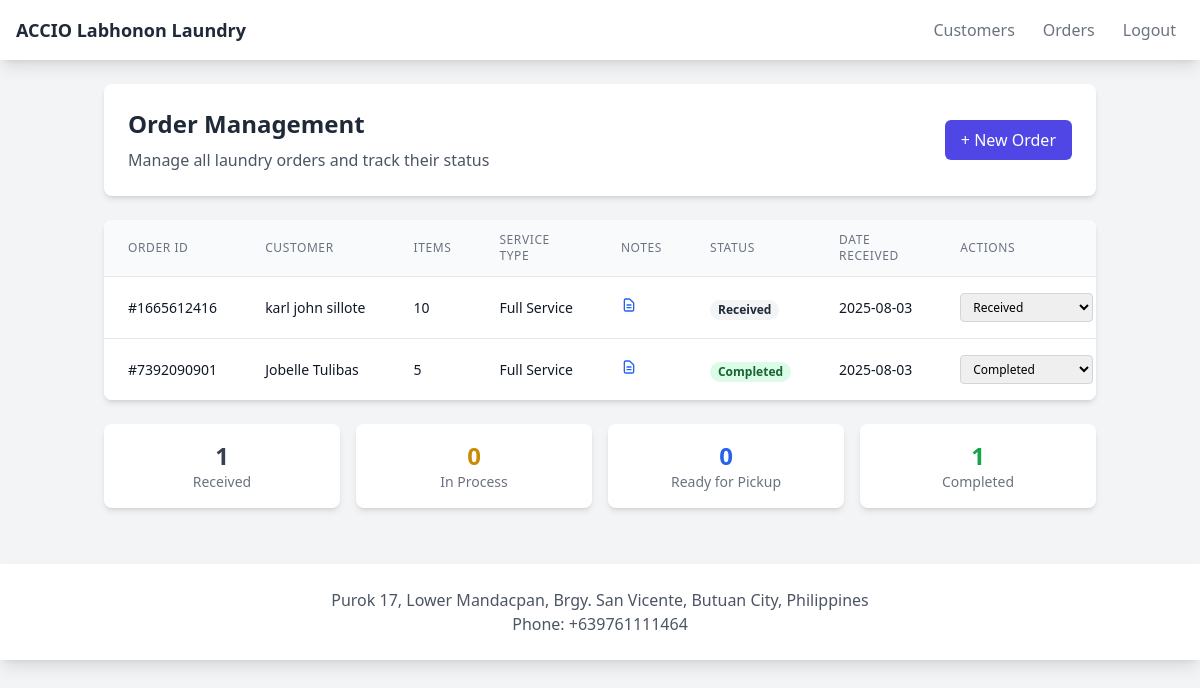
The app's page /order/list (signed in) with its own data.
### app/models.py (models this page shows)
class Order(db.Model):
    id = db.Column(db.Integer, primary_key=True)
    order_id = db.Column(db.String(10), unique=True)
    customer_id = db.Column(db.Integer, db.ForeignKey('customer.id'), nullable=False)
    item_count = db.Column(db.Integer)
    service_type = db.Column(db.String(50))  # Wash/Dry/Fold/Iron
    status = db.Column(db.String(20))  # Received, In Process, Ready for Pickup, Completed
    notes = db.Column(db.Text)  # Description of clothes/items
    date_received = db.Column(db.DateTime, default=datetime.utcnow)
    date_updated = db.Column(db.DateTime, default=datetime.utcnow, onupdate=datetime.utcnow)
    last_edited_by = db.Column(db.Integer, db.ForeignKey('user.id'))
    last_edited_at = db.Column(db.DateTime)
    edit_count = db.Column(db.Integer, default=0)
    is_modified = db.Column(db.Boolean, default=False)

class Customer(db.Model):
    id = db.Column(db.Integer, primary_key=True)
    full_name = db.Column(db.String(150))
    email = db.Column(db.String(150))
    phone = db.Column(db.String(20))
    date_created = db.Column(db.DateTime, default=datetime.utcnow)
    orders = db.relationship('Order', backref='customer', lazy=True)

### app/order.py (the view)
@order.route('/list')
@login_required
def list_orders():
    orders = Order.query.all()
    return render_template("order_list.html", user=current_user, orders=orders)

### app/__init__.py (called while the page is built)
@login_manager.user_loader
def load_user(id):
    from .models import User
    return User.query.get(int(id))

### app/templates/order_list.html (shortened to what this page needs)
{% extends "base.html" %}
{% block content %}
<div class="container mx-auto px-4">
    <div class="bg-white rounded-lg shadow-md p-6 mb-6">
        <div class="flex justify-between items-center">
            <div>
                <h1 class="text-2xl font-bold text-gray-800 mb-2">Order Management</h1>
                <p class="text-gray-600">Manage all laundry orders and track their status</p>
            </div>
            <a href="{{ url_for('order.add_order') }}"
               class="py-2 px-4 bg-indigo-600 hover:bg-indigo-700 text-white font-medium rounded-md transition duration-200">
                + New Order
            </a>
        </div>
    </div>
    <div class="bg-white rounded-lg shadow-md overflow-hidden">
        <div class="overflow-x-auto">
            <table class="min-w-full divide-y divide-gray-200">
                <thead class="bg-gray-50">
                    <tr>
                        <th class="px-6 py-3 text-left text-xs font-medium text-gray-500 uppercase tracking-wider">
                            Order ID
                        </th>
                        <th class="px-6 py-3 text-left text-xs font-medium text-gray-500 uppercase tracking-wider">
                            Customer
                        </th>
                        <th class="px-6 py-3 text-left text-xs font-medium text-gray-500 uppercase tracking-wider">
                            Items
                        </th>
                        <th class="px-6 py-3 text-left text-xs font-medium text-gray-500 uppercase tracking-wider">
                            Service Type
                        </th>
                        <th class="px-6 py-3 text-left text-xs font-medium text-gray-500 uppercase tracking-wider">
                            Notes
                        </th>
                        <th class="px-6 py-3 text-left text-xs font-medium text-gray-500 uppercase tracking-wider">
                            Status
                        </th>
                        <th class="px-6 py-3 text-left text-xs font-medium text-gray-500 uppercase tracking-wider">
                            Date Received
                        </th>
                        <th class="px-6 py-3 text-left text-xs font-medium text-gray-500 uppercase tracking-wider">
                            Actions
                        </th>
                    </tr>
                </thead>
                <tbody class="bg-white divide-y divide-gray-200">
                    {% for order in orders %}
                    <tr class="hover:bg-gray-50">
                        <td class="px-6 py-4 whitespace-nowrap text-sm font-medium text-gray-900">
                            #{{ order.order_id }}
                        </td>
                        <td class="px-6 py-4 whitespace-nowrap text-sm text-gray-900">
                            {{ order.customer.full_name }}
                        </td>
                        <td class="px-6 py-4 whitespace-nowrap text-sm text-gray-900">
                            {{ order.item_count }}
                        </td>
                        <td class="px-6 py-4 whitespace-nowrap text-sm text-gray-900">
                            {{ order.service_type }}
                        </td>
                        <td class="px-6 py-4 text-sm text-gray-900 max-w-xs">
                            {% if order.notes %}
                            <button data-order-id="{{ order.order_id }}" data-notes="{{ order.notes }}"
                                    class="notes-btn text-blue-600 hover:text-blue-800 cursor-pointer"
                                    title="View notes">
                                <svg class="w-4 h-4" fill="none" stroke="currentColor" viewBox="0 0 24 24">
                                    <path stroke-linecap="round" stroke-linejoin="round" stroke-width="2"
                                          d="M9 12h6m-6 4h6m2 5H7a2 2 0 01-2-2V5a2 2 0 012-2h5.586a1 1 0 01.707.293l5.414 5.414a1 1 0 01.293.707V19a2 2 0 01-2 2z"></path>
                                </svg>
                            </button>
                            {% else %}
                            <span class="text-gray-400 text-xs">No description</span>
                            {% endif %}
                        </td>
                        <td class="px-6 py-4 whitespace-nowrap">
                            <span class="px-2 inline-flex text-xs leading-5 font-semibold rounded-full
                                {% if order.status == 'Completed' %}bg-green-100 text-green-800
                                {% elif order.status == 'Ready for Pickup' %}bg-blue-100 text-blue-800
                                {% elif order.status == 'In Process' %}bg-yellow-100 text-yellow-800
                                {% else %}bg-gray-100 text-gray-800{% endif %}">
                                {{ order.status }}
                            </span>
                        </td>
                        <td class="px-6 py-4 whitespace-nowrap text-sm text-gray-900">
                            {{ order.date_received.strftime('%Y-%m-%d') }}
                        </td>
                        <td class="px-6 py-4 whitespace-nowrap text-sm font-medium">
                            <div class="flex space-x-2">
                                <form method="POST" action="{{ url_for('order.update_status', order_id=order.order_id) }}" class="inline">
                                    <select name="status" onchange="this.form.submit()"
                                            class="text-xs border border-gray-300 rounded px-2 py-1">
                                        <option value="Received" {% if order.status == 'Received' %}selected{% endif %}>Received</option>
                                        <option value="Completed" {% if order.status == 'Completed' %}selected{% endif %}>Completed</option>
                                    </select>
                                </form>
                            </div>
                        </td>
                    </tr>
                    {% else %}
                    <tr>
                        <td colspan="8" class="px-6 py-4 text-center text-gray-500">
                            No orders found. <a href="{{ url_for('order.add_order') }}" class="text-indigo-600 hover:text-indigo-500">Create the first order</a>
                        </td>
                    </tr>
                    {% endfor %}
                </tbody>
            </table>
        </div>
    </div>
    <div class="grid grid-cols-1 md:grid-cols-4 gap-4 mt-6">
        <div class="bg-white rounded-lg shadow-md p-4">
            <div class="text-center">
                <div class="text-2xl font-bold text-gray-700">{{ orders|selectattr("status", "equalto", "Received")|list|length }}</div>
                <div class="text-sm text-gray-500">Received</div>
            </div>
        </div>
        <div class="bg-white rounded-lg shadow-md p-4">
            <div class="text-center">
                <div class="text-2xl font-bold text-yellow-600">{{ orders|selectattr("status", "equalto", "In Process")|list|length }}</div>
                <div class="text-sm text-gray-500">In Process</div>
            </div>
        </div>
        <div class="bg-white rounded-lg shadow-md p-4">
            <div class="text-center">
                <div class="text-2xl font-bold text-blue-600">{{ orders|selectattr("status", "equalto", "Ready for Pickup")|list|length }}</div>
                <div class="text-sm text-gray-500">Ready for Pickup</div>
            </div>
        </div>
        <div class="bg-white rounded-lg shadow-md p-4">
            <div class="text-center">
                <div class="text-2xl font-bold text-green-600">{{ orders|selectattr("status", "equalto", "Completed")|list|length }}</div>
                <div class="text-sm text-gray-500">Completed</div>
            </div>
        </div>
    </div>
</div>
{% endblock %}

### records on screen
Order: order_id "1665612416", customer.full_name "karl john sillote", item_count "10", service_type "Full Service", status "Received", date_received "2025-08-03"
Order: order_id "7392090901", customer.full_name "Jobelle Tulibas", item_count "5", service_type "Full Service", status "Completed", date_received "2025-08-03"

### other values on screen
{{ orders|selectattr("status", "equalto", "Received")|list|length }} "1"
{{ orders|selectattr("status", "equalto", "In Process")|list|length }} "0"
{{ orders|selectattr("status", "equalto", "Ready for Pickup")|list|length }} "0"
{{ orders|selectattr("status", "equalto", "Completed")|list|length }} "1"
